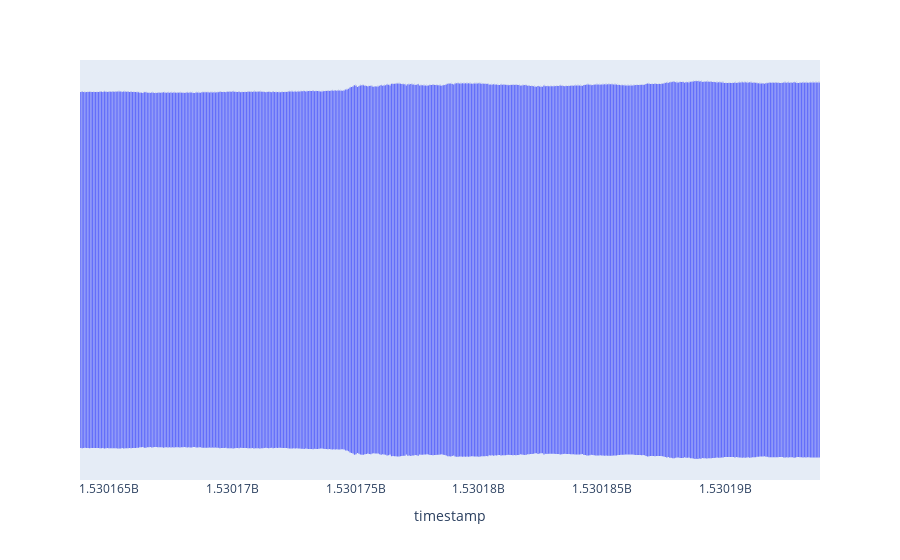

This figure's notebook cell:
### Code cell
data = dict(
    number=[bnb_range['Open'],bnb_range['High'],bnb_range['Low'],bnb_range['Close']],
    stage=[ "Open", "High", "Low", "Close"])
fig = px.funnel(bnb_range, x=bnb_range['timestamp'], y=bnb_range['Open'])
fig.show()

### Figure 1 — Plotly figure (JSON) as saved in the notebook; plotly's stock layout.template omitted (floating-point values rounded to 4 significant figures; data arrays with more than 128 entries replaced by an {"elided": "..."} marker saying what was removed)
{"data": [{"hovertemplate": "timestamp=%{x}<br>Open=%{y}<extra></extra>", "legendgroup": "", "marker": {"color": "#636efa"}, "name": "", "orientation": "v", "showlegend": false, "type": "funnel", "x": {"elided": "500 int values"}, "xaxis": "x", "y": {"elided": "500 float values"}, "yaxis": "y"}], "layout": {"legend": {"tracegroupgap": 0}, "margin": {"t": 60}, "xaxis": {"anchor": "y", "domain": [0, 1], "title": {"text": "timestamp"}}, "yaxis": {"anchor": "x", "domain": [0, 1], "title": {"text": "Open"}}}}
